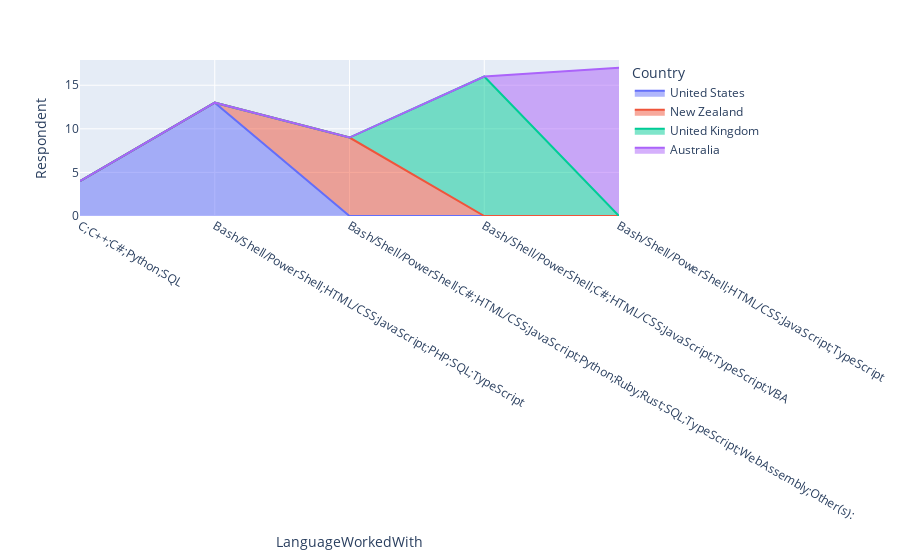

Write notebook code for a chart like this one.
### Code cell
techn_gf=px.area(data_frame=tecn_rsp.head(),x='LanguageWorkedWith',y='Respondent',color='Country')
techn_gf

### Figure 1 — Plotly figure (JSON) as saved in the notebook; plotly's stock layout.template omitted (floating-point values rounded to 4 significant figures)
{"data": [{"fillpattern": {"shape": ""}, "hovertemplate": "Country=United States<br>LanguageWorkedWith=%{x}<br>Respondent=%{y}<extra></extra>", "legendgroup": "United States", "line": {"color": "#636efa"}, "marker": {"symbol": "circle"}, "mode": "lines", "name": "United States", "orientation": "v", "showlegend": true, "stackgroup": "1", "x": ["C;C++;C#;Python;SQL", "Bash/Shell/PowerShell;HTML/CSS;JavaScript;PHP;SQL;TypeScript"], "xaxis": "x", "y": [4, 13], "yaxis": "y", "type": "scatter"}, {"fillpattern": {"shape": ""}, "hovertemplate": "Country=New Zealand<br>LanguageWorkedWith=%{x}<br>Respondent=%{y}<extra></extra>", "legendgroup": "New Zealand", "line": {"color": "#EF553B"}, "marker": {"symbol": "circle"}, "mode": "lines", "name": "New Zealand", "orientation": "v", "showlegend": true, "stackgroup": "1", "x": ["Bash/Shell/PowerShell;C#;HTML/CSS;JavaScript;Python;Ruby;Rust;SQL;TypeScript;WebAssembly;Other(s):"], "xaxis": "x", "y": [9], "yaxis": "y", "type": "scatter"}, {"fillpattern": {"shape": ""}, "hovertemplate": "Country=United Kingdom<br>LanguageWorkedWith=%{x}<br>Respondent=%{y}<extra></extra>", "legendgroup": "United Kingdom", "line": {"color": "#00cc96"}, "marker": {"symbol": "circle"}, "mode": "lines", "name": "United Kingdom", "orientation": "v", "showlegend": true, "stackgroup": "1", "x": ["Bash/Shell/PowerShell;C#;HTML/CSS;JavaScript;TypeScript;VBA"], "xaxis": "x", "y": [16], "yaxis": "y", "type": "scatter"}, {"fillpattern": {"shape": ""}, "hovertemplate": "Country=Australia<br>LanguageWorkedWith=%{x}<br>Respondent=%{y}<extra></extra>", "legendgroup": "Australia", "line": {"color": "#ab63fa"}, "marker": {"symbol": "circle"}, "mode": "lines", "name": "Australia", "orientation": "v", "showlegend": true, "stackgroup": "1", "x": ["Bash/Shell/PowerShell;HTML/CSS;JavaScript;TypeScript"], "xaxis": "x", "y": [17], "yaxis": "y", "type": "scatter"}], "layout": {"xaxis": {"anchor": "y", "domain": [0, 1], "title": {"text": "LanguageWorkedWith"}}, "yaxis": {"anchor": "x", "domain": [0, 1], "title": {"text": "Respondent"}}, "legend": {"title": {"text": "Country"}, "tracegroupgap": 0}, "margin": {"t": 60}}}
